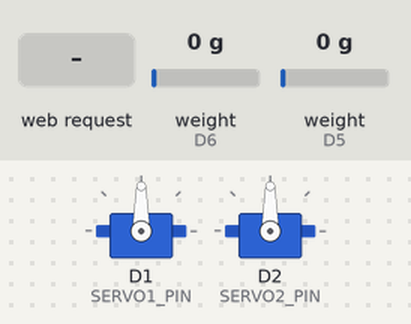
Bench run of a sketch on a simulated ESP8266 (NodeMCU). On the bench: 2 × servo. The inputs (shaded band) are chosen by the test bench; at power-on: weight on the scale (sensors on D6, D5) 0 g. What the sketch prints to the serial monitor is not drawn.

Above: at 3.2 s.
3.3 s: HTTP request GET /setContainer?container2=1 received
At 4.5 s:
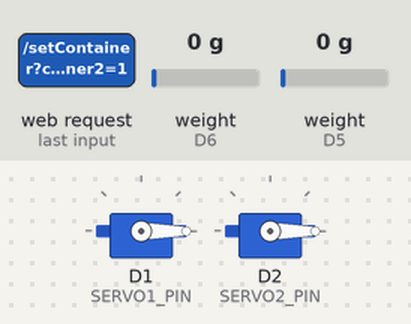
Timing chart, 0 to 6.3 s (numbered marks = the images above; inputs shaded):
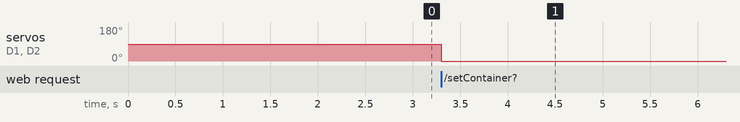

Measured:
- after the input at 3.3 s, servo on D1 (SERVO1_PIN), servo on D2 (SERVO2_PIN): 90° → 0° at once

The sketch:

electronic.ino
```cpp
#include <ESP8266WiFi.h>
#include <ESP8266WebServer.h>
#include <DNSServer.h>
#include "index.h"         // HTML sayfası burada
#include "HX711.h"
#include <Servo.h>

// Wi-Fi AP ayarları
const char* ssid = "tartver";
const char* password = "12345678";

// DNS Server
const byte DNS_PORT = 53;
DNSServer dnsServer;
ESP8266WebServer webServer(80);

// HX711 pinleri
#define DT1 D6
#define SCK1 D7
#define DT2 D5
#define SCK2 D8

HX711 scale1;
HX711 scale2;

// Servo pinleri sadece tanımlı (aktif kullanılmayacak)
#define SERVO1_PIN D1
#define SERVO2_PIN D2
Servo servo1;
Servo servo2;

bool isOpenningRequested = 0;
int wantContainer1;
int wantContainer2;
// Kalibrasyon sabitleri
const float SCALE_FACTOR_1 = 10953.0 / 45.0;   // ≈ 243.4
const float SCALE_FACTOR_2 = -15331.0 / 45.0;  // ≈ -340.7
float weight1;
float weight2;
void setup() {
  Serial.begin(115200);
  servo1.attach(SERVO1_PIN, 500, 2500);  // Min: 500µs, Max: 2500µs
  servo2.attach(SERVO2_PIN, 500, 2500);
  // AP başlat
  WiFi.softAP(ssid, password);
  Serial.println("Access Point oluşturuldu.");
  Serial.print("SSID: ");
  Serial.println(ssid);
  Serial.print("IP: ");
  Serial.println(WiFi.softAPIP());

  // DNS yönlendirme başlat
  dnsServer.start(DNS_PORT, "*", WiFi.softAPIP());

  // HX711 başlat
  scale1.begin(DT1, SCK1);
  scale2.begin(DT2, SCK2);
  scale1.set_scale(SCALE_FACTOR_1);
  scale2.set_scale(SCALE_FACTOR_2);
  scale1.tare();
  scale2.tare();

  // Ana sayfa
  webServer.on("/", []() {
    webServer.send(200, "text/html", MAIN_page);  // index.h içinden geliyor
  });

  // Yük hücre verisi (JSON formatında)
  webServer.on("/getContainer", []() {
  weight1 = scale1.get_units(5);
  weight2 = scale2.get_units(5);

  int working = isOpenningRequested ? 1 : 0;
  String json = "{\"container1\":" + String(weight1, 2) +
                ",\"container2\":" + String(weight2, 2) +
                ",\"isWorking\":" + String(working) + "}";
  webServer.send(200, "application/json", json);
});

  webServer.on("/setContainer", []() {
  wantContainer1 = webServer.arg("container1").toInt();
  wantContainer2 = webServer.arg("container2").toInt();
  isOpenningRequested = 1;
  String json = "{\"status\":\"ok\",\"isWorking\":1}";
  webServer.send(200, "application/json", json);
});

  // 404 yönlendirme
  webServer.onNotFound([]() {
    webServer.send(200, "text/html", MAIN_page);
  });

  webServer.begin();
  Serial.println("Web Server çalışıyor...");
}

void loop() {
  if(isOpenningRequested){
    if(weight1-wantContainer1>weight1){
        servo1.write(90);
    }
    if(weight1-wantContainer2<weight1){
        isOpenningRequested = 0;
        servo1.write(0);
    }
    if(weight2-wantContainer2>weight2){
        servo2.write(90);
    }
    if(weight2-wantContainer2<weight2){
      isOpenningRequested = 0;
        servo2.write(0);
    }
  }
  dnsServer.processNextRequest();
  webServer.handleClient();
}
```

Source omitted: index.h (23611 bytes)
